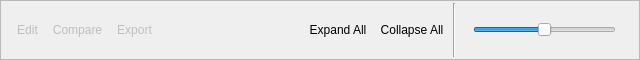
<?xml version="1.0" encoding="UTF-8"?>
<ui version="4.0">
 <class>AMDataViewActionsBar</class>
 <widget class="QFrame" name="AMDataViewActionsBar">
  <property name="geometry">
   <rect>
    <x>0</x>
    <y>0</y>
    <width>640</width>
    <height>60</height>
   </rect>
  </property>
  <property name="windowTitle">
   <string>Frame</string>
  </property>
  <property name="frameShape">
   <enum>QFrame::StyledPanel</enum>
  </property>
  <property name="frameShadow">
   <enum>QFrame::Raised</enum>
  </property>
  <layout class="QHBoxLayout" name="horizontalLayout">
   <property name="spacing">
    <number>5</number>
   </property>
   <property name="topMargin">
    <number>2</number>
   </property>
   <property name="bottomMargin">
    <number>2</number>
   </property>
   <item>
    <layout class="QHBoxLayout" name="horizontalLayout_4">
     <property name="topMargin">
      <number>0</number>
     </property>
     <property name="rightMargin">
      <number>0</number>
     </property>
     <property name="bottomMargin">
      <number>0</number>
     </property>
     <item>
      <widget class="QToolButton" name="openSeparateEditorButton">
       <property name="enabled">
        <bool>false</bool>
       </property>
       <property name="toolTip">
        <string>Open in Separate Editors</string>
       </property>
       <property name="styleSheet">
        <string notr="true">QToolButton:hover {
	border-top: 1px solid transparent;
}

QToolButton:pressed {
border-top: 3px solid transparent;
}

QToolButton {
border: none;
}

</string>
       </property>
       <property name="text">
        <string>Edit</string>
       </property>
       <property name="icon">
        <iconset>
         <normaloff>:/32x32/edit-find-replace.png</normaloff>:/32x32/edit-find-replace.png</iconset>
       </property>
       <property name="iconSize">
        <size>
         <width>32</width>
         <height>32</height>
        </size>
       </property>
       <property name="toolButtonStyle">
        <enum>Qt::ToolButtonTextUnderIcon</enum>
       </property>
       <property name="autoRaise">
        <bool>true</bool>
       </property>
      </widget>
     </item>
     <item>
      <widget class="QToolButton" name="openSameEditorButton">
       <property name="enabled">
        <bool>false</bool>
       </property>
       <property name="toolTip">
        <string>Open in Same Editor</string>
       </property>
       <property name="styleSheet">
        <string notr="true">QToolButton:hover {
	border-top: 1px solid transparent;
}

QToolButton:pressed {
border-top: 3px solid transparent;
}

QToolButton {
border: none;
}

</string>
       </property>
       <property name="text">
        <string>Compare</string>
       </property>
       <property name="icon">
        <iconset>
         <normaloff>:/32x32/preferences-desktop-theme.png</normaloff>:/32x32/preferences-desktop-theme.png</iconset>
       </property>
       <property name="iconSize">
        <size>
         <width>32</width>
         <height>32</height>
        </size>
       </property>
       <property name="toolButtonStyle">
        <enum>Qt::ToolButtonTextUnderIcon</enum>
       </property>
      </widget>
     </item>
     <item>
      <widget class="QToolButton" name="exportButton">
       <property name="enabled">
        <bool>false</bool>
       </property>
       <property name="styleSheet">
        <string notr="true">QToolButton:hover {
	border-top: 1px solid transparent;
}

QToolButton:pressed {
border-top: 3px solid transparent;
}

QToolButton {
border: none;
}

</string>
       </property>
       <property name="text">
        <string>Export</string>
       </property>
       <property name="icon">
        <iconset>
         <normaloff>:/32x32/system-file-manager.png</normaloff>:/32x32/system-file-manager.png</iconset>
       </property>
       <property name="iconSize">
        <size>
         <width>32</width>
         <height>32</height>
        </size>
       </property>
       <property name="toolButtonStyle">
        <enum>Qt::ToolButtonTextUnderIcon</enum>
       </property>
      </widget>
     </item>
    </layout>
   </item>
   <item>
    <spacer name="horizontalSpacer_3">
     <property name="orientation">
      <enum>Qt::Horizontal</enum>
     </property>
     <property name="sizeHint" stdset="0">
      <size>
       <width>126</width>
       <height>20</height>
      </size>
     </property>
    </spacer>
   </item>
   <item>
    <layout class="QHBoxLayout" name="horizontalLayout_5">
     <property name="topMargin">
      <number>0</number>
     </property>
     <property name="bottomMargin">
      <number>0</number>
     </property>
     <item>
      <widget class="QToolButton" name="expandAllButton">
       <property name="styleSheet">
        <string notr="true">QToolButton:hover {
	border: 1px solid transparent;
}

QToolButton:pressed {
	border: 1px solid gray;
background-color: qlineargradient(spread:pad, x1:0, y1:0, x2:0, y2:1, stop:0 rgba(233, 233, 233, 255), stop:0.502513 rgba(199, 198, 198, 255), stop:1 rgba(163, 162, 162, 255));
}

QToolButton {
border: none;
}

</string>
       </property>
       <property name="text">
        <string>Expand All</string>
       </property>
       <property name="icon">
        <iconset>
         <normaloff>:/32x32/list-add.png</normaloff>:/32x32/list-add.png</iconset>
       </property>
       <property name="iconSize">
        <size>
         <width>32</width>
         <height>32</height>
        </size>
       </property>
       <property name="toolButtonStyle">
        <enum>Qt::ToolButtonTextUnderIcon</enum>
       </property>
      </widget>
     </item>
     <item>
      <widget class="QToolButton" name="collapseAllButton">
       <property name="styleSheet">
        <string notr="true">QToolButton:hover {
	border: 1px solid transparent;
}

QToolButton:pressed {
	border: 1px solid gray;
background-color: qlineargradient(spread:pad, x1:0, y1:0, x2:0, y2:1, stop:0 rgba(233, 233, 233, 255), stop:0.502513 rgba(199, 198, 198, 255), stop:1 rgba(163, 162, 162, 255));
}

QToolButton {
border: none;
}

</string>
       </property>
       <property name="text">
        <string>Collapse All</string>
       </property>
       <property name="icon">
        <iconset>
         <normaloff>:/32x32/list-remove.png</normaloff>:/32x32/list-remove.png</iconset>
       </property>
       <property name="iconSize">
        <size>
         <width>32</width>
         <height>32</height>
        </size>
       </property>
       <property name="toolButtonStyle">
        <enum>Qt::ToolButtonTextUnderIcon</enum>
       </property>
      </widget>
     </item>
    </layout>
   </item>
   <item>
    <widget class="QFrame" name="frame">
     <property name="frameShape">
      <enum>QFrame::VLine</enum>
     </property>
     <property name="frameShadow">
      <enum>QFrame::Sunken</enum>
     </property>
    </widget>
   </item>
   <item>
    <widget class="QLabel" name="sizeIconSmall">
     <property name="maximumSize">
      <size>
       <width>12</width>
       <height>12</height>
      </size>
     </property>
     <property name="pixmap">
      <pixmap>:/32x32/folder.png</pixmap>
     </property>
     <property name="scaledContents">
      <bool>true</bool>
     </property>
    </widget>
   </item>
   <item>
    <widget class="QSlider" name="sizeSlider">
     <property name="maximumSize">
      <size>
       <width>200</width>
       <height>16777215</height>
      </size>
     </property>
     <property name="maximum">
      <number>100</number>
     </property>
     <property name="value">
      <number>50</number>
     </property>
     <property name="orientation">
      <enum>Qt::Horizontal</enum>
     </property>
    </widget>
   </item>
   <item>
    <widget class="QLabel" name="sizeIconLarge">
     <property name="maximumSize">
      <size>
       <width>24</width>
       <height>24</height>
      </size>
     </property>
     <property name="pixmap">
      <pixmap>:/32x32/folder.png</pixmap>
     </property>
     <property name="scaledContents">
      <bool>true</bool>
     </property>
    </widget>
   </item>
  </layout>
 </widget>
 <resources/>
 <connections/>
</ui>
